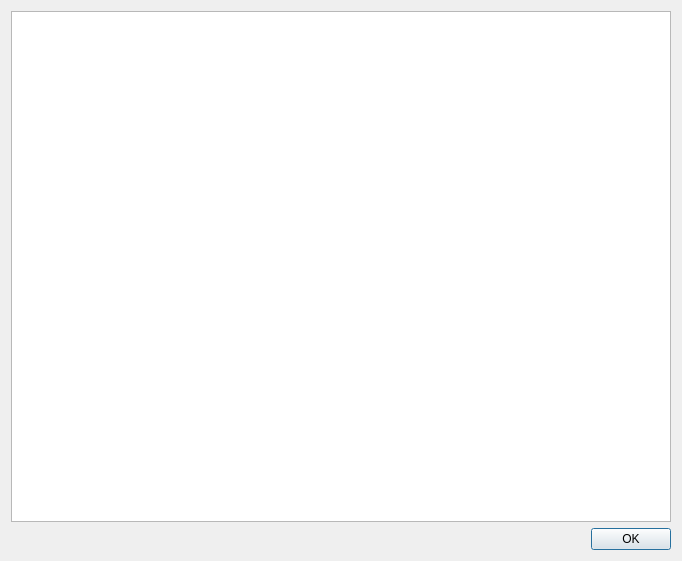
<?xml version="1.0" encoding="UTF-8"?>
<ui version="4.0">
 <class>GINeedHelpDialog</class>
 <widget class="QDialog" name="GINeedHelpDialog">
  <property name="geometry">
   <rect>
    <x>0</x>
    <y>0</y>
    <width>682</width>
    <height>561</height>
   </rect>
  </property>
  <property name="windowTitle">
   <string>Besoin d'aide ?</string>
  </property>
  <property name="windowIcon">
   <iconset resource="../../resource/icones.qrc">
    <normaloff>:/Icones/Icones/help.png</normaloff>:/Icones/Icones/help.png</iconset>
  </property>
  <layout class="QVBoxLayout" name="verticalLayout">
   <item>
    <widget class="QTextBrowser" name="content">
     <property name="openExternalLinks">
      <bool>true</bool>
     </property>
    </widget>
   </item>
   <item>
    <widget class="QDialogButtonBox" name="buttonBox">
     <property name="orientation">
      <enum>Qt::Horizontal</enum>
     </property>
     <property name="standardButtons">
      <set>QDialogButtonBox::Ok</set>
     </property>
    </widget>
   </item>
  </layout>
 </widget>
 <resources>
  <include location="../../resource/icones.qrc"/>
 </resources>
 <connections>
  <connection>
   <sender>buttonBox</sender>
   <signal>accepted()</signal>
   <receiver>GINeedHelpDialog</receiver>
   <slot>accept()</slot>
   <hints>
    <hint type="sourcelabel">
     <x>248</x>
     <y>254</y>
    </hint>
    <hint type="destinationlabel">
     <x>157</x>
     <y>274</y>
    </hint>
   </hints>
  </connection>
  <connection>
   <sender>buttonBox</sender>
   <signal>rejected()</signal>
   <receiver>GINeedHelpDialog</receiver>
   <slot>reject()</slot>
   <hints>
    <hint type="sourcelabel">
     <x>316</x>
     <y>260</y>
    </hint>
    <hint type="destinationlabel">
     <x>286</x>
     <y>274</y>
    </hint>
   </hints>
  </connection>
 </connections>
</ui>
